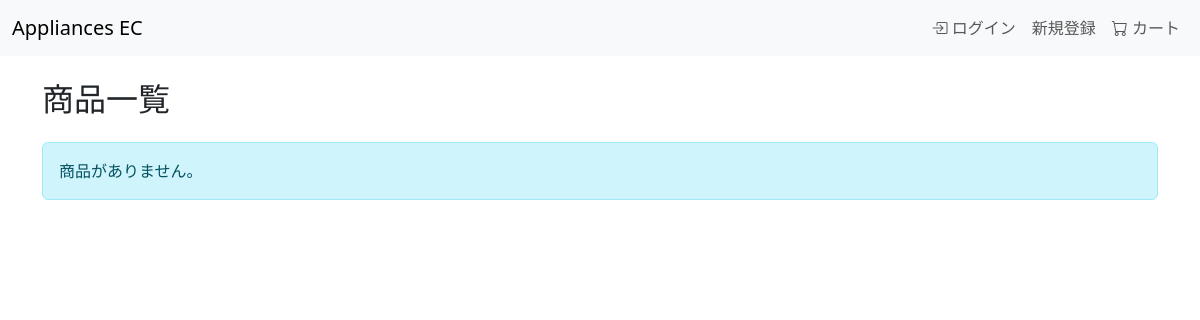
Before: / with the older database file.
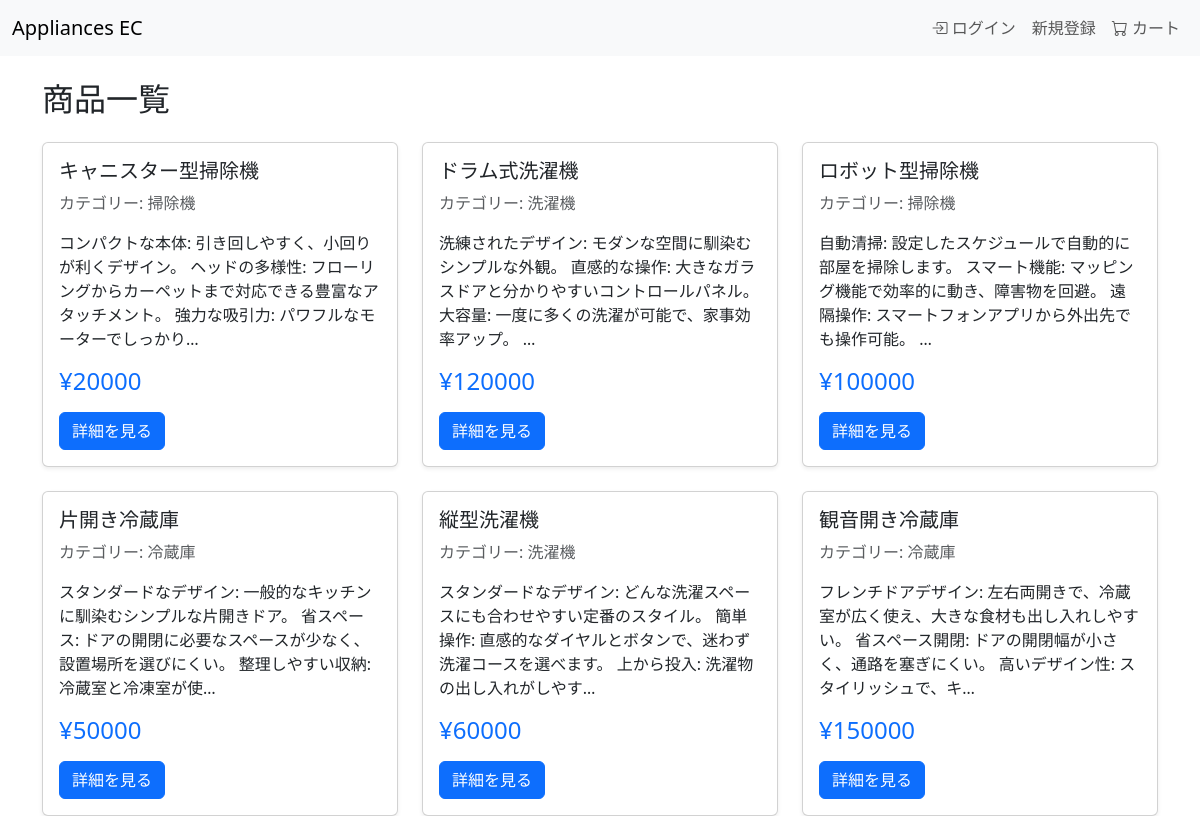
After: the same page with the newer database file.
### products/models.py (models this page shows, shortened)
class Product(models.Model):
    category = models.ForeignKey('categories.Category', related_name='products', on_delete=models.CASCADE)
    name = models.CharField(max_length=200)
    slug = models.SlugField(max_length=200, unique=True, blank=True)
    image = models.ImageField(upload_to='products/%Y/%m/%d', blank=True)
    description = models.TextField(blank=True, null=True)
    price = models.DecimalField(max_digits=10, decimal_places=2)
    stock = models.PositiveIntegerField()
    created_at = models.DateTimeField(auto_now_add=True)
    updated_at = models.DateTimeField(auto_now=True)
    class Meta:
        ordering = ('name',) #名前でソートする
        indexes = [
            models.Index(fields=['id', 'slug']),
        ]

### categories/models.py (models this page shows, shortened)
class Category(models.Model):
    name = models.CharField(max_length=100, unique=True)
    slug = models.SlugField(max_length=100, unique=True, blank=True)
    class Meta:
        verbose_name = 'category'
        verbose_name_plural = 'categories'
        ordering = ('name',) #カテゴリを名前順にソート（任意）

### products/views.py (the view)
# urls.py: path('', product_views.product_list, name='home'),
def product_list(request, category_slug=None):
    category = None
    categories = Category.objects.all()
    products = Product.objects.all()
    if category_slug:
        category = get_object_or_404(Category, slug=category_slug)
        products = products.filter(category=category)
    return render(request, 'products/product_list.html', {
        'category': category,
        'categories': categories,
        'products': products
    })

### products/templates/products/product_list.html (shortened to what this page needs)
{% extends 'base.html' %}
{% block content %}
    <h2 class="mb-4">商品一覧</h2>
    {% if products %}
        <div class="row row-cols-1 row-cols-md-2 row-cols-lg-3 g-4">
            {% for product in products %}
                <div class="col">
                    <div class="card h-100 shadow-sm">
                        <div class="card-body d-flex flex-column">
                            <h5 class="card-title">
                                <a href="{% url 'products:product_detail' product.id product.slug %}" class="text-decoration-none text-dark">{{ product.name }}</a>
                            </h5>
                            <p class="card-text text-muted">カテゴリー: {{ product.category.name }}</p>
                            <p class="card-text">{{ product.description|truncatechars:100 }}</p>
                            <div class="mt-auto"> <h4 class="card-text text-primary">¥{{ product.price|floatformat:0 }}</h4>
                                <a href="{% url 'products:product_detail' product.id product.slug %}" class="btn btn-primary mt-2">詳細を見る</a>
                                </div>
                        </div>
                    </div>
                </div>
            {% endfor %}
        </div>
    {% else %}
        <div class="alert alert-info" role="alert">
            商品がありません。
        </div>
    {% endif %}
{% endblock %}

### templates/base.html (shortened to what this page needs)
{% load static %}
<!DOCTYPE html>
<html lang="ja">
<head>
    <link href="https://cdn.jsdelivr.net/npm/bootstrap@5.3.3/dist/css/bootstrap.min.css" rel="stylesheet">
    <link href="https://cdn.jsdelivr.net/npm/bootstrap-icons@1.11.3/font/bootstrap-icons.min.css" rel="stylesheet">
    <link rel="stylesheet" href="{% static 'css/style.css' %}">
</head>
<body>
    <nav class="navbar navbar-expand-lg bg-light">
        <div class="container-fluid">
            <a class="navbar-brand" href="{% url 'products:list' %}">Appliances EC</a>
            <div class="collapse navbar-collapse justify-content-end" id="navbarNav">
                <ul class="navbar-nav">
                    {% if user.is_authenticated %}
                        <li class="nav-item">
                            <a class="nav-link" href="{% url 'users:mypage' %}">
                                <i class="bi bi-person-circle"></i> {{ user.username }}
                            </a>
                        </li>
                        <li class="nav-item">
                            <a class="nav-link" href="{% url 'users:logout' %}">
                                <i class="bi bi-box-arrow-right"></i> ログアウト
                            </a>
                        </li>
                    {% else %}
                        <li class="nav-item">
                            <a class="nav-link" href="{% url 'users:login' %}">
                                <i class="bi bi-box-arrow-in-right"></i> ログイン
                            </a>
                        </li>
                        <li class="nav-item">
                            <a class="nav-link" href="{% url 'users:register' %}">新規登録</a>
                        </li>
                    {% endif %}
                    <li class="nav-item">
                        <a class="nav-link" href="{% url 'cart:cart_detail' %}">
                            <i class="bi bi-cart"></i> カート
                        </a>
                    </li>
                </ul>
            </div>
        </div>
    </nav>
    <main class="container mt-4">
        {% block content %}{% endblock %}
    </main>
</body>
</html>

Changed rows visible on the page:
added Product: name "キャニスター型掃除機", category.name "掃除機", description "コンパクトな本体: 引き回しやすく、小回りが利くデザイン。 ヘッドの多様性: フローリングからカーペットまで対応できる豊富なアタッチメント。 強力な吸引力: パワフルなモーターでしっかり…", price "20000"
added Product: name "ドラム式洗濯機", category.name "洗濯機", description "洗練されたデザイン: モダンな空間に馴染むシンプルな外観。 直感的な操作: 大きなガラスドアと分かりやすいコントロールパネル。 大容量: 一度に多くの洗濯が可能で、家事効率アップ。 …", price "120000"
added Product: name "ロボット型掃除機", category.name "掃除機", description "自動清掃: 設定したスケジュールで自動的に部屋を掃除します。 スマート機能: マッピング機能で効率的に動き、障害物を回避。 遠隔操作: スマートフォンアプリから外出先でも操作可能。 …", price "100000"
added Product: name "片開き冷蔵庫", category.name "冷蔵庫", description "スタンダードなデザイン: 一般的なキッチンに馴染むシンプルな片開きドア。 省スペース: ドアの開閉に必要なスペースが少なく、設置場所を選びにくい。 整理しやすい収納: 冷蔵室と冷凍室が使…", price "50000"
added Product: name "縦型洗濯機", category.name "洗濯機", description "スタンダードなデザイン: どんな洗濯スペースにも合わせやすい定番のスタイル。 簡単操作: 直感的なダイヤルとボタンで、迷わず洗濯コースを選べます。 上から投入: 洗濯物の出し入れがしやす…", price "60000"
added Product: name "観音開き冷蔵庫", category.name "冷蔵庫", description "フレンチドアデザイン: 左右両開きで、冷蔵室が広く使え、大きな食材も出し入れしやすい。 省スペース開閉: ドアの開閉幅が小さく、通路を塞ぎにくい。 高いデザイン性: スタイリッシュで、キ…", price "150000"
Other visible differences:
text no longer shown: "商品がありません。"
